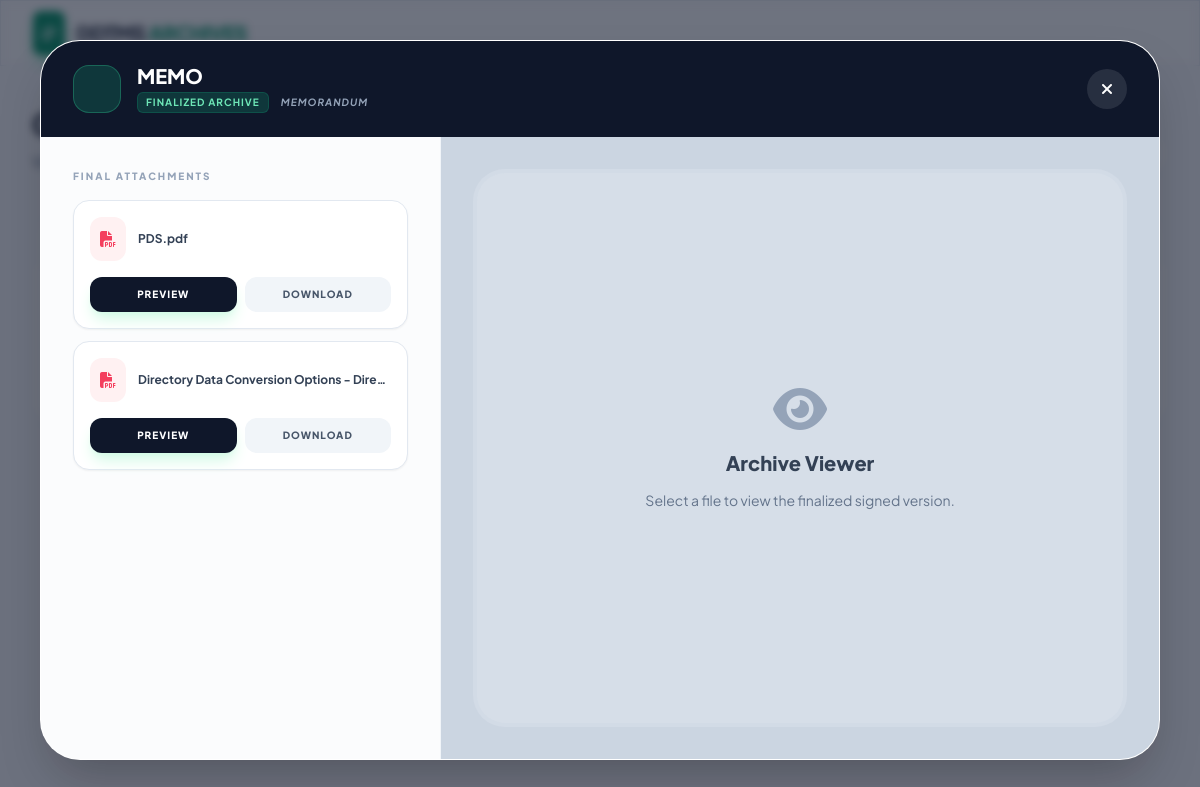
/completed_docs.php?view_id=49 (signed in), run on the app's committed database.
### tables this page shows
CREATE TABLE `documents` (
  `doc_id` int(11) NOT NULL,
  `title` varchar(255) NOT NULL,
  `doc_type` varchar(100) NOT NULL,
  `status` enum('Draft','Review','Signing','Completed','Returned','Archived') NOT NULL,
  `remarks` text DEFAULT NULL,
  `initiator_id` int(11) NOT NULL,
  `current_owner_id` int(11) DEFAULT NULL,
  `created_at` timestamp NOT NULL DEFAULT current_timestamp(),
  `updated_at` timestamp NOT NULL DEFAULT current_timestamp() ON UPDATE current_timestamp(),
  `Station` text NOT NULL
);

CREATE TABLE `document_files` (
  `file_id` int(11) NOT NULL,
  `doc_id` int(11) NOT NULL,
  `uploader_id` int(11) NOT NULL,
  `filename` varchar(255) NOT NULL COMMENT 'Original file name',
  `filepath` varchar(255) NOT NULL COMMENT 'Stored file path',
  `version` int(11) NOT NULL DEFAULT 1,
  `created_at` timestamp NOT NULL DEFAULT current_timestamp()
);

### completed_docs.php (the view, shortened to what this page needs)
<?php
require_once 'db.php';
$user_id = $_SESSION['user_id'];
$view_data = null;
$view_files = [];
if (isset($_GET['view_id'])) {
    $v_id = intval($_GET['view_id']);
    $v_query = "SELECT * FROM documents WHERE doc_id = ? AND (initiator_id = ? OR current_owner_id = ?)";
    $v_stmt = $conn->prepare($v_query);
    $v_stmt->bind_param("iii", $v_id, $user_id, $user_id);
    $v_stmt->execute();
    $view_data = $v_stmt->get_result()->fetch_assoc();
    if ($view_data) {
        $f_query = "SELECT * FROM document_files WHERE doc_id = ?";
        $f_stmt = $conn->prepare($f_query);
        $f_stmt->bind_param("i", $v_id);
        $f_stmt->execute();
        $view_files_result = $f_stmt->get_result();
        while($f = $view_files_result->fetch_assoc()) {
            $view_files[] = $f;
        }
    }
}
$query = "SELECT * FROM documents
          WHERE initiator_id = ? AND status = 'Completed'
          ORDER BY updated_at DESC";
$stmt = $conn->prepare($query);
$stmt->bind_param("i", $user_id);
$stmt->execute();
$result = $stmt->get_result();
?>
<!DOCTYPE html>
<html lang="en">
<head>
    <script src="https://cdn.tailwindcss.com"></script>
    <link href="https://cdnjs.cloudflare.com/ajax/libs/font-awesome/6.4.0/css/all.min.css" rel="stylesheet">
</head>
<body class="bg-[#f8fafc] text-slate-900 min-h-screen">
    <nav class="sticky top-0 z-40 w-full glass border-b border-slate-200">
        <div class="max-w-7xl mx-auto px-4 sm:px-6 lg:px-8">
            <div class="flex justify-between h-16 items-center">
                <div class="flex items-center gap-3">
                    <div class="bg-emerald-600 p-2 rounded-lg shadow-emerald-200 shadow-lg">
                        <i class="fas fa-check-double text-white text-lg"></i>
                    </div>
                    <span class="text-xl font-extrabold tracking-tight text-slate-800">DDTMS <span class="text-emerald-600">ARCHIVES</span></span>
                </div>
            </div>
        </div>
    </nav>
    <main class="max-w-7xl mx-auto px-4 sm:px-6 lg:px-8 py-10">
        <div class="mb-10 flex flex-col md:flex-row md:items-end justify-between gap-4">
            <div>
                <h1 class="text-3xl font-extrabold text-slate-900 tracking-tight">Completed Documents</h1>
                <p class="text-slate-500 mt-2 font-medium">Viewing your finalized records and legally signed documents.</p>
            </div>
            <div class="flex items-center bg-white px-4 py-2 rounded-2xl border border-slate-200 shadow-sm">
            </div>
        </div>
        <div class="bg-white rounded-3xl shadow-sm border border-slate-200 overflow-hidden">
            <div class="overflow-x-auto">
                <table class="w-full text-left border-collapse" id="completedTable">
                    <thead>
                        <tr class="bg-slate-50/50 border-b border-slate-100">
                            <th class="px-6 py-4 text-[11px] font-bold text-slate-400 uppercase tracking-widest">Document</th>
                            <th class="px-6 py-4 text-[11px] font-bold text-slate-400 uppercase tracking-widest">Type</th>
                            <th class="px-6 py-4 text-[11px] font-bold text-slate-400 uppercase tracking-widest text-center">Status</th>
                            <th class="px-6 py-4 text-[11px] font-bold text-slate-400 uppercase tracking-widest">Completion Date</th>
                            <th class="px-6 py-4 text-[11px] font-bold text-slate-400 uppercase tracking-widest text-right">Options</th>
                        </tr>
                    </thead>
                    <tbody class="divide-y divide-slate-50">
                        <?php if ($result->num_rows > 0): ?>
                            <?php while ($row = $result->fetch_assoc()): ?>
                            <tr class="group hover:bg-emerald-50/30 transition-all">
                                <td class="px-6 py-5">
                                    <div class="flex items-center gap-4">
                                        <div class="w-10 h-10 rounded-xl bg-emerald-100 flex items-center justify-center text-emerald-600">
                                        </div>
                                        <div class="font-bold text-slate-800 text-sm"><?php echo htmlspecialchars($row['title']); ?></div>
                                    </div>
                                </td>
                                <td class="px-6 py-5">
                                    <span class="text-xs font-bold text-slate-500 uppercase tracking-wider"><?php echo htmlspecialchars($row['doc_type']); ?></span>
                                </td>
                                <td class="px-6 py-5 text-center">
                                    <span class="inline-flex items-center gap-1.5 px-3 py-1 rounded-full bg-emerald-50 text-emerald-700 border border-emerald-100 text-[10px] font-black uppercase tracking-tight">
                                    </span>
                                </td>
                                <td class="px-6 py-5">
                                    <div class="text-sm font-semibold text-slate-600"><?php echo date('M d, Y', strtotime($row['updated_at'])); ?></div>
                                </td>
                                <td class="px-6 py-5 text-right">
                                </td>
                            </tr>
                            <?php endwhile; ?>
                        <?php endif; ?>
                    </tbody>
                </table>
            </div>
        </div>
    </main>
    <?php if ($view_data): ?>
    <div class="fixed inset-0 z-50 flex items-center justify-center p-4 md:p-10 modal-overlay overflow-hidden">
        <div class="bg-white rounded-[2.5rem] shadow-2xl w-full max-w-7xl h-full flex flex-col overflow-hidden border border-white/40">
            <div class="px-8 py-6 bg-slate-900 flex justify-between items-center">
                <div class="flex items-center gap-4">
                    <div class="w-12 h-12 rounded-2xl bg-emerald-500/20 flex items-center justify-center border border-emerald-400/30">
                    </div>
                    <div>
                        <h2 class="text-white font-black text-xl leading-none"><?php echo htmlspecialchars($view_data['title']); ?></h2>
                        <div class="flex items-center gap-3 mt-1.5">
                            <span class="text-[10px] font-bold text-emerald-300 bg-emerald-500/20 px-2 py-0.5 rounded-md uppercase tracking-widest border border-emerald-500/20">Finalized Archive</span>
                            <span class="text-[10px] font-bold text-slate-400 uppercase tracking-widest italic"><?php echo $view_data['doc_type']; ?></span>
                        </div>
                    </div>
                </div>
                <a href="completed_docs.php" class="bg-white/10 h-10 w-10 flex items-center justify-center rounded-full text-white hover:bg-rose-500 transition-all">
                    <i class="fas fa-times"></i>
                </a>
            </div>
            <div class="flex flex-col lg:flex-row flex-grow overflow-hidden">
                <div class="w-full lg:w-[400px] border-r border-slate-100 bg-slate-50/50 flex flex-col overflow-hidden">
                    <div class="flex-grow overflow-y-auto p-8 custom-scrollbar">
                        <label class="text-[10px] font-black text-slate-400 uppercase tracking-[0.2em] mb-4 block">Final Attachments</label>
                        <div class="space-y-3">
                            <?php foreach ($view_files as $f): ?>
                                <div class="bg-white p-4 rounded-2xl border border-slate-200 shadow-sm hover:border-emerald-400 transition-all group">
                                    <div class="flex items-center gap-3">
                                        <div class="bg-rose-50 text-rose-500 p-2.5 rounded-xl group-hover:bg-emerald-600 group-hover:text-white transition-colors">
                                            <i class="fas fa-file-pdf"></i>
                                        </div>
                                        <span class="text-xs font-bold text-slate-700 truncate"><?php echo htmlspecialchars($f['filename']); ?></span>
                                    </div>
                                    <div class="grid grid-cols-2 gap-2 mt-4">
                                        <button onclick="previewDocument('<?php echo $f['filepath']; ?>')" class="py-2.5 bg-slate-900 text-white rounded-xl text-[10px] font-black uppercase tracking-widest hover:bg-emerald-600 transition shadow-lg shadow-emerald-100">
                                            Preview
                                        </button>
                                        <a href="<?php echo $f['filepath']; ?>" download class="py-2.5 bg-slate-100 text-slate-600 rounded-xl text-[10px] font-black uppercase tracking-widest text-center hover:bg-slate-200 transition">
                                            Download
                                        </a>
                                    </div>
                                </div>
                            <?php endforeach; ?>
                        </div>
                    </div>
                </div>
                <div class="flex-grow bg-[#cbd5e1] flex items-center justify-center p-8 relative">
                    <div id="docPreviewContainer" class="w-full h-full bg-slate-200/50 rounded-[2rem] border-4 border-slate-300/30 flex items-center justify-center overflow-hidden">
                        <div id="noPreviewMsg" class="text-center p-10">
                            <i class="fas fa-eye text-slate-400 text-5xl mb-4"></i>
                            <h3 class="text-slate-700 font-extrabold text-xl">Archive Viewer</h3>
                            <p class="text-slate-500 text-sm mt-3 leading-relaxed">Select a file to view the finalized signed version.</p>
                        </div>
                    </div>
                </div>
            </div>
        </div>
    </div>
    <?php endif; ?>
</body>
</html>

### completed_docs.php (style rules this page uses)
body { font-family: 'Plus Jakarta Sans', sans-serif; }
.glass { background: rgba(255, 255, 255, 0.7); backdrop-filter: blur(12px); border: 1px solid rgba(255, 255, 255, 0.3); }
.modal-overlay { background: rgba(15, 23, 42, 0.6); backdrop-filter: blur(4px); }

### data on the page
documents: title "MEMO", doc_type "MEMORANDUM"
document_files: filename "PDS.pdf"
document_files: filename "Directory Data Conversion Options - Dire…"
